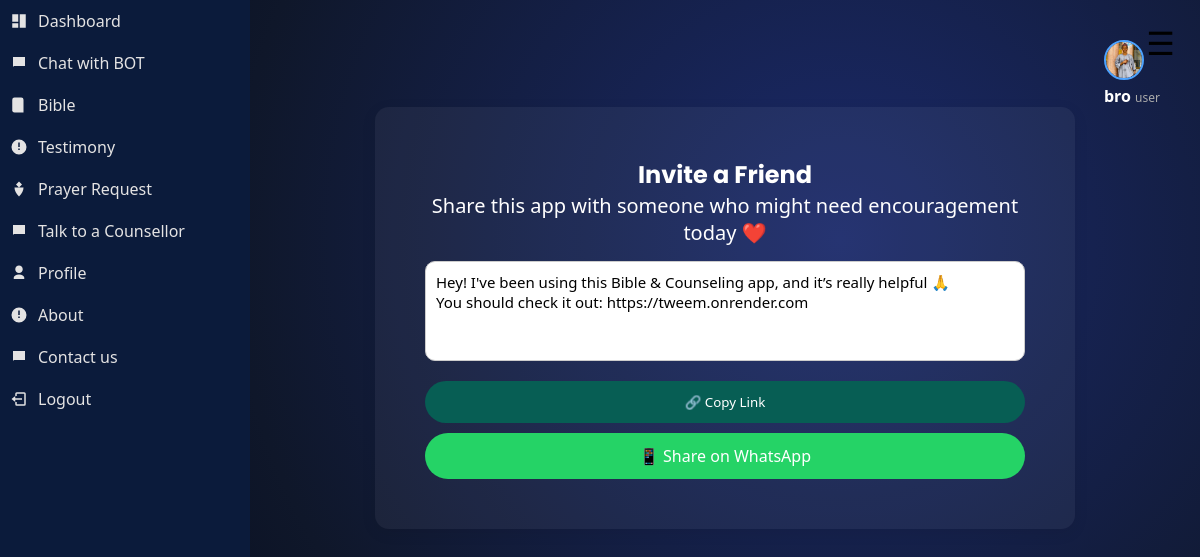
Screenshot of /invite (signed in) with the database file from the repository.
### tables this page shows
CREATE TABLE users (
            id INTEGER PRIMARY KEY AUTOINCREMENT,
            name TEXT NOT NULL,
            email TEXT UNIQUE NOT NULL,
            password TEXT NOT NULL
        , role TEXT DEFAULT 'user', profile_pic TEXT, is_verified INTEGER DEFAULT 0, status TEXT DEFAULT 'active', warning TEXT DEFAULT '', reset_token TEXT);

### app.py (the view)
@app.route("/invite")
def invite():
    return render_template("invite.html")

### app.py (called while the page is built)
@app.context_processor
def inject_user():
    if "user_id" in session:
        conn = sqlite3.connect("database.db")
        conn.row_factory = sqlite3.Row
        cursor = conn.cursor()
        cursor.execute("SELECT * FROM users WHERE id=?", (session["user_id"],))
        user = cursor.fetchone()
        conn.close()
        return dict(user=user)
    return dict(user=None)

### templates/invite.html (shortened to what this page needs)
{% extends "layout.html" %}
{% block content %}
<div class="invite-card">
    <h2>Invite a Friend</h2>
    <p class="invite-text">
        Share this app with someone who might need encouragement today ❤️
    </p>
    <textarea id="inviteMessage" readonly>
Hey! I've been using this Bible & Counseling app, and it’s really helpful 🙏
You should check it out: https://tweem.onrender.com
    </textarea>
    <div class="invite-actions">
        <button onclick="copyLink()" class="invite-btn">
            🔗 Copy Link
        </button>
        <a id="whatsappShare" target="_blank" class="invite-btn whatsapp">
            📱 Share on WhatsApp
        </a>
    </div>
</div>
{% endblock %}

### templates/layout.html (shortened to what this page needs)
<!DOCTYPE html>
<html lang="en">
<head>
    <link rel="stylesheet" href="{{ url_for('static', filename='css/style.css') }}">
    <link rel="stylesheet" href="{{ url_for('static', filename='css/mobile.css') }}">
</head>
<body class="light">
<div class="app">
<button id="menu-toggle-btn" onclick="toggleMenu()" class="menu-toggle-btn">☰</button>
    <aside class="sidebar" id="sidebar">
        <nav class="menu">
            {% if session.get("role") == "admin" %}
            <a href="/admin/dashboard">
                <svg><use href="#icon-dashboard"/></svg>
                Dashboard
            </a>
            <a href="/admin/chats">
                <svg><use href="#icon-chat"/></svg>
                Counselling Chats
            </a>
            <a href="/admin/prayers">
                <svg><use href="#icon-prayer"/></svg>
                Prayer Requests
            </a>
            <a href="/admin/testimonies">
                <svg><use href="#icon-testimony"/></svg>
                Testimonies
            </a>
            <a href="/admin/users">
                <svg><use href="#icon-users"/></svg>
                Manage Users
            </a>
            <a href="/admin/contacts">
                <svg><use href="#icon-chat"/></svg>
                Contact Messages
            </a>
            {% else %}
            <a href="/dashboard">
                <svg><use href="#icon-dashboard"/></svg>
                Dashboard
            </a>
            <a href="/chat">
                <svg><use href="#icon-chat"/></svg>
                Chat with BOT
            </a>
            <a href="/bible">
                <svg><use href="#icon-bible"/></svg>
                Bible
            </a>
            <a href="/testimony">
                <svg><use href="#icon-testimony"/></svg>
                Testimony
            </a>
            <a href="/prayer">
                <svg><use href="#icon-prayer"/></svg>
                Prayer Request
            </a>
            <a href="/counselor_chat">
                <svg><use href="#icon-chat"/></svg>
                Talk to a Counsellor
            </a>
            <a href="/profile">
                <svg><use href="#icon-user"/></svg>
                Profile
            </a>
            <a href="/about">
                <svg><use href="#icon-testimony" /></svg>
                About
            </a>
             <a href="/contact">
                <svg><use href="#icon-chat" /></svg>
                Contact us
            </a>
            {% endif %}
            <a href="/logout">
                <svg><use href="#icon-logout"/></svg>
                Logout
            </a>
        </nav>
    </aside>
    <main class="content" id="content">
       <header class="topbar">
<div class="topbar-right">
<div class="topbar-right">
    <div class="admin-profile">
        <div class="profile-dropdown">
            <img
            src="{{ url_for('static', filename='uploads/' + user['profile_pic']) if user is defined and user['profile_pic'] else url_for('static', filename='logo.jpg') }}"
            class="profile-img"
            >
        <div class="admin-info">
            <span class="admin-name">{{ session.get("user_name", "User") }}</span>
            <span class="admin-role">{{ session.get("role", "Member") }}</span>
        </div>
</div>
</div>
</header>
        {% block content %}{% endblock %}
    </main>
</div>
</body>
</html>

### static/css/style.css (style rules this page uses)
* { margin: 0; padding: 0; box-sizing: border-box; font-family: 'Segoe UI', sans-serif; }
body, .sidebar, .content, .card, .bible-card { transition: background 0.4s ease, color 0.4s ease, width 0.35s ease, opacity 0.3s ease, transform 0.3s ease; }
body { font-family: 'Nunito', sans-serif; }
h1, h2, h3 { font-family: 'Poppins', sans-serif; }
body { min-height: 100vh; background: radial-gradient(circle at 70% 30%, #1b2a6b, #0f172a 60%, #020617 100%); color: white; overflow-x: hidden; transition: 0.3s ease; }
body::before { content: ""; position: fixed; width: 100%; height: 100%; background: url("https://www.transparenttextures.com/patterns/stardust.png"); opacity: 0.15; z-index: -1; }
.app { display: flex; height: 100vh; }
.sidebar { width: 250px; background: #0b1b3b; color: white; transition: width 0.35s ease; overflow: hidden; position: relative; }
.menu a { padding: 15px 20px; color: white; text-decoration: none; transition: opacity 0.3s ease, transform 0.3s ease, background 0.3s ease; }
.content { flex: 1; padding: 30px; transition: opacity 0.3s ease; }
body { transition: background 0.4s ease, color 0.4s ease; }
.menu { display: flex; flex-direction: column; }
.menu a { padding: 15px 20px; color: white; text-decoration: none; transition: 0.3s ease; }
.content { flex: 1; padding: 40px; position: relative; }
.topbar { display: flex; justify-content: flex-end; }
a { text-decoration: none; color: black; }
button { background-color: black; color: white; border: none; padding: 4px 16px; cursor: pointer; }
input, textarea { width: 100%; padding: 10px; border-radius: 8px; }
.topbar-right { display: flex; justify-content: flex-end; }
.admin-profile { display: flex; align-items: center; gap: 10px; }
.profile-img { width: 40px; height: 40px; border-radius: 50%; object-fit: cover; cursor: pointer; border: 2px solid #4da3ff; }
.profile-dropdown { position: relative; }
.admin-name { font-weight: bold; }
.admin-role { font-size: 12px; color: #aaa; }
.menu a { display: flex; align-items: center; gap: 10px; padding: 10px; text-decoration: none; color: #e4e3e3; }
.menu svg { width: 18px; height: 18px; fill: currentColor; }

### static/css/mobile.css (style rules this page uses)
.menu-toggle-btn { position: fixed; top: 15px; right: 15px; z-index: 9999; font-size: 26px; background: transparent; color: #fff; border: none; padding: 6px 10px; border-radius: 6px; cursor: pointer; width: auto; }
@media (min-width: 769px) { .menu-toggle-btn { font-size: 32px; background: none; color: #000; } }
.invite-card { background: rgba(255, 255, 255, 0.05); padding: 50px; border-radius: 14px; max-width: 700px; margin: auto; box-shadow: 0 4px 15px rgba(0,0,0,0.08); text-align: center; }
.invite-text { font-size: 20px; color: #ffffff; margin-bottom: 15px; }
#inviteMessage { width: 100%; height: 100px; border-radius: 10px; font-size: 15px; padding: 10px; border: 1px solid #ccc; resize: none; margin-bottom: 15px; }
.invite-actions { display: flex; flex-direction: column; gap: 10px; }
.invite-btn { padding: 12px; border-radius: 25px; border: none; cursor: pointer; background: #075e54; color: white; font-weight: 500; transition: 0.2s ease; text-decoration: none; }
.invite-btn.whatsapp { background: #25d366; }

### rows the page displays
users: profile_pic (picture), get "bro", get "user"
